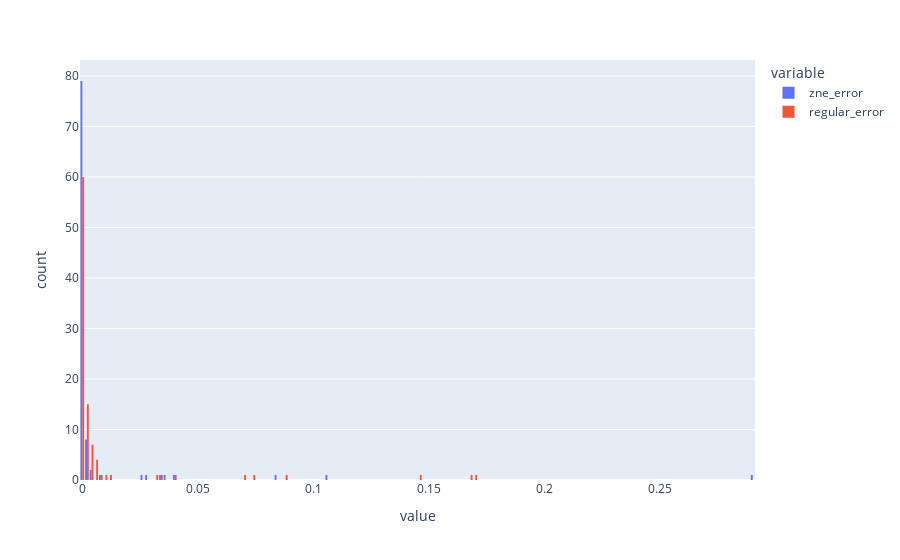

Notebook cell for this chart:
### Code cell
regular_error = np.abs(regular_result.cfaulties[rtime]-regular_result.coriginal*regular_result.betas[rtime])[regular_result.coriginal==0]
zne_error = np.abs(zne_result.cfaulties[znetime]-zne_result.coriginal*zne_result.betas[znetime])[zne_result.coriginal==0]
import plotly.express as px
df = {"regular_error":regular_error,"zne_error":zne_error}
px.histogram(df,x=["zne_error","regular_error"],barmode="group",nbins=150)

### Figure 1 — Plotly figure (JSON) as saved in the notebook; plotly's stock layout.template omitted (floating-point values rounded to 4 significant figures)
{"data": [{"alignmentgroup": "True", "bingroup": "x", "hovertemplate": "variable=zne_error<br>value=%{x}<br>count=%{y}<extra></extra>", "legendgroup": "zne_error", "marker": {"color": "#636efa", "pattern": {"shape": ""}}, "name": "zne_error", "nbinsx": 150, "offsetgroup": "zne_error", "orientation": "v", "showlegend": true, "type": "histogram", "x": [0.08333, 0.03976, 0.02885, 0.105, 7.893e-17, 1.802e-17, 8.5e-17, 2.776e-17, 2.342e-17, 4.857e-17, 5.204e-18, 0.02653, 0.0008243, 0.008123, 7.546e-17, 7.459e-17, 1.214e-17, 7.373e-17, 4.882e-17, 9.107e-17, 0.03521, 0.03359, 0.2891, 6.261e-18, 4.51e-17, 2.776e-17, 0.0001502, 9.832e-05, 1.668e-05, 0.00434, 1.897e-17, 1.136e-16, 0.0005699, 0.0002119, 7.982e-18, 6.197e-17, 4.395e-17, 7.362e-17, 1.681e-05, 0.001757, 1.212e-16, 4.307e-17, 2.363e-05, 1.259e-06, 0.0002422, 0.003747, 6.679e-17, 4.337e-17, 6.679e-05, 7.686e-06, 5.632e-17, 2.536e-17, 1.019e-16, 4.25e-17, 0.0004684, 0.002265, 1.038e-17, 5.068e-17, 4.502e-06, 1.4e-05, 2.959e-05, 0.00014, 7.47e-17, 2.678e-17, 4.191e-05, 5.219e-05, 1.05e-16, 2.334e-17, 1.821e-17, 7.633e-17, 0.0002222, 0.001988, 1.136e-16, 7.017e-17, 0.0005699, 0.0006142, 0.0007102, 0.002176, 5.204e-18, 2.407e-17, 0.000634, 0.001596, 9.107e-17, 6.939e-17, 2.429e-17, 8.652e-17, 0.001595, 0.0007804, 4.901e-17, 9.021e-17, 8.632e-05, 0.0004772, 2.084e-05, 0.002001, 3.445e-17, 1.093e-16, 0.0003428, 0.001237], "xaxis": "x", "yaxis": "y"}, {"alignmentgroup": "True", "bingroup": "x", "hovertemplate": "variable=regular_error<br>value=%{x}<br>count=%{y}<extra></extra>", "legendgroup": "regular_error", "marker": {"color": "#EF553B", "pattern": {"shape": ""}}, "name": "regular_error", "nbinsx": 150, "offsetgroup": "regular_error", "orientation": "v", "showlegend": true, "type": "histogram", "x": [0.07017, 0.04011, 0.08824, 0.1698, 4.424e-17, 4.51e-17, 5.551e-17, 5.551e-17, 3.903e-17, 1.041e-16, 8.327e-17, 0.003209, 0.001711, 0.0003475, 1.002e-16, 4.684e-17, 2.776e-17, 6.072e-18, 7.026e-17, 1.388e-17, 0.002214, 0.004332, 0.003355, 9.107e-17, 8.674e-17, 2.776e-17, 0.03495, 0.03259, 0.001522, 0.001439, 7.221e-17, 2.277e-17, 0.004383, 0.002828, 7.633e-17, 8.327e-17, 9.541e-18, 2.808e-17, 0.0003109, 0.0001494, 6.809e-17, 3.123e-17, 0.0002584, 0.0008615, 0.002027, 0.002063, 3.903e-17, 3.123e-17, 0.0001916, 0.0004861, 1.023e-16, 3.816e-17, 1.518e-17, 4.315e-17, 0.002341, 0.0008421, 7.503e-17, 2.168e-17, 0.003291, 0.0007702, 0.001109, 0.001124, 0, 3.73e-17, 0.002796, 0.0002371, 5.117e-17, 2.602e-17, 5.421e-17, 3.296e-17, 0.001049, 0.00258, 6.072e-18, 1.301e-17, 0.168, 0.07358, 0.005546, 0.009041, 6.072e-17, 4.163e-17, 0.01148, 0.003848, 2.776e-17, 2.776e-17, 1.388e-17, 4.163e-17, 0.004898, 0.006099, 4.684e-17, 1.388e-17, 0.005074, 0.1463, 0.002327, 0.001657, 5.725e-17, 3.469e-18, 0.007767, 0.00514], "xaxis": "x", "yaxis": "y"}], "layout": {"barmode": "group", "legend": {"title": {"text": "variable"}, "tracegroupgap": 0}, "margin": {"t": 60}, "xaxis": {"anchor": "y", "domain": [0, 1], "title": {"text": "value"}}, "yaxis": {"anchor": "x", "domain": [0, 1], "title": {"text": "count"}}}}
